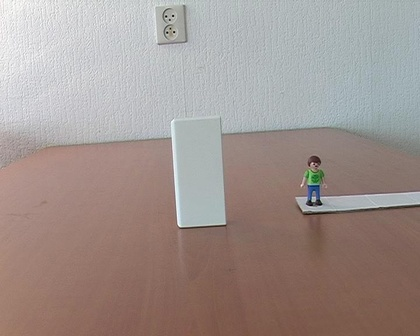
%> input picture Assignment3/person_toy/00000001.jpg, 420 x 336 px, shrunk from 720 x 576 before the run
$ octave TestHarris.m   (GNU Octave 9; MATLAB toolbox functions it lacks are replaced by stand-ins)
%> lines starting %> are read from the running program, lines starting %| are printed output that depends on the picture; in (x1, y1, x2, y2) boxes, pixels count from 0 and x2, y2 are one past the last pixel; in counts of white or black regions, pixels touching at a corner belong together; the program's own positions count from 1
### Assignment3/Harris.m
function [ H, r, c ] = Harris(img, suppressPlots)
% HARRIS Corner Detector implementation
%
% INPUT
% img: image to detect edges
% suppressPlots: if true will not plot
%
% OUTPUT
% H - binary corner matrix (1 if corner 0 otherwise)
% r - corner row vector (contains the x-coordinate of all the corners)
% c - corner column vector (contains the y-coordinate of all the corners)

  if size(img, 3) ~= 3,
    grayImg = img;
  else
    grayImg = double(rgb2gray(img));
  end
  img_size = size(img);
  k = .04;
  threshold = 5.5;
  n = 9; % window size

  sigma = 2;

  % compute Gaussian & Gaussian derivative
  G  = gaussian(sigma);
  Gd = gaussianDer(G, sigma);

  % compute derivatives of image
  % I_x: the derivative over the x direction
  % I_y: the derivative over the y direction
  I_x = conv2(G, Gd, grayImg);
  I_x = I_x(sigma:img_size(1) + sigma, sigma:img_size(2) + sigma);
  I_y = conv2(Gd, G, grayImg);
  I_y = I_y(sigma:img_size(1) + sigma, sigma:img_size(2) + sigma);

  % Q matrix
  % A can be obtained by squaring Ix then convolving it with a Gaussian
  A = conv2(I_x .^ 2,   G, 'same');
  B = conv2(I_x .* I_y, G, 'same');
  C = conv2(I_y .^ 2,   G, 'same');

  % compute Q matrix components > compute H
  det_Q = (A .* C) - (B .^ 2);
  trace_Q = (A .* C);
  H = det_Q - k * trace_Q .^ 2;

  % make use of threshold
  H = findCorners(H, n, threshold);

  % Populate r & c
  H_size = size( H );
  h_out = img;
  index = 1;

  for x = 1:H_size(1),
    for y = 1:H_size(2),

      if H(x, y) == 1, % edge case
        r(index) = x;
        c(index) = y;

        h_out(x, y) = 1; % add highlight
        index = index + 1;
      end

    end
  end

  % Plot
  if ~suppressPlots,
    figure; imshow(I_x); title('Partial derivative of I(x, y) w.r.t x');
    figure; imshow(I_y); title('Partial derivative of I(x, y) w.r.t y');
    figure; imshow(h_out);
    title('Original image with corner points plotted on it');
  end
end

### Assignment3/gaussian.m
% Part 1.1
function G = gaussian(sigma)
  filterSize = 2 * sigma + 1;

  G = zeros(1, filterSize);
  filterRange = -sigma:sigma;

  index = 1;
  for x = filterRange,
    G(index) = ( 1/( sigma*sqrt( 2*pi ) ) * exp ( -(x^2) / ( 2 * sigma^2 )));
    index = index + 1;
  end
end

### Assignment3/gaussianDer.m
% function Gd = gaussianDer(G,sigma)
% Computes the derivative of a given gaussian
%
% INPUT
% G: Gaussian function
% sigma: sigma of the gaussian G
%
% OUTPUT
% Gd:   Gaussian derivative
function Gd = gaussianDer(G, sigma)
  Gd = zeros(1, 2*sigma + 1);

  index = 1;
  for x = -sigma:sigma,
    Gd(index) = G(index) * (-x / sigma^2);
    index = index + 1;
  end
end

### Assignment3/findCorners.m
function H = findCorners( h, N, threshold )
% FINDCORNERS Will check use NxN windows to determine if the given pixel is
% an edge.
  h_size = size(h);
  H = zeros(h_size);

  n = floor(N/2);

%   H = (h > threshold);
  for x = 1:h_size(1),
    for y = 1:h_size(2),
      if h(x, y) > threshold,
        H(x, y) = h(x, y);
      else
        H(x, y) = 0;
      end
    end
  end
  H = imregionalmax(H);
end

### Assignment3/TestHarris.m


img1 = imread('person_toy/00000001.jpg');
%> img1 is the input picture: size 336x420x3 uint8; mean R, G, B 160.2, 147.3, 142.8
[ H, r, c ] = Harris(img1, 0);
%> in Harris, `grayImg = double(rgb2gray(img));`:
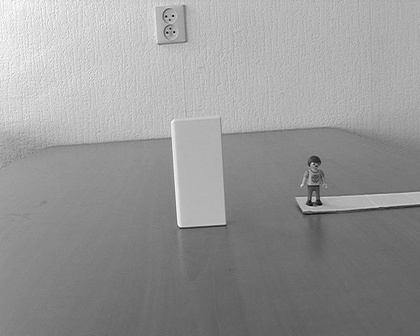
%> grayImg: size 336x420 double; min 1, max 255, mean 150.6
%> in Harris, `I_x = conv2(G, Gd, grayImg);`:
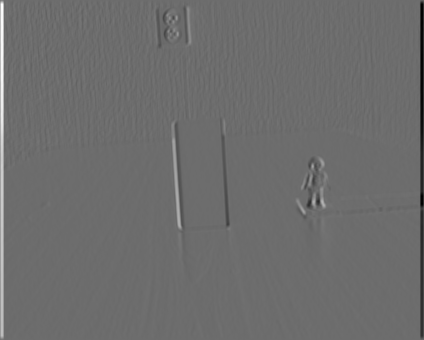
%> I_x: size 340x424 double; min -15.13, max 20.21, mean 0; drawn with min black and max white
%> in Harris, `I_y = I_y(sigma:img_size(1) + sigma, sigma:img_size(2) + sigma);`:
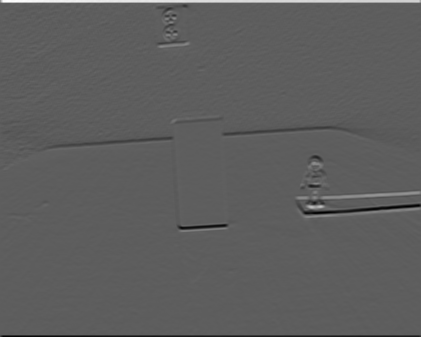
%> I_y: size 337x421 double; min -11.75, max 20.09, mean 0; drawn with min black and max white
%> in Harris, `C = conv2(I_y .^ 2,   G, 'same');`:
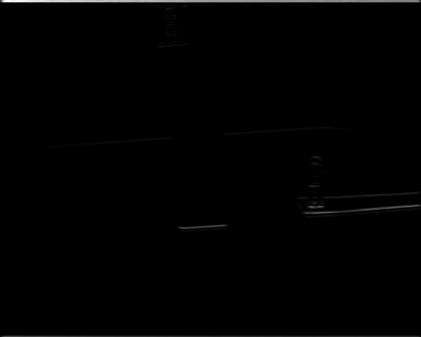
%> C: size 337x421 double; min 3.09e-06, max 317.1, mean 2.1; drawn with min black and max white
%> in findCorners, `H = imregionalmax(H);`:
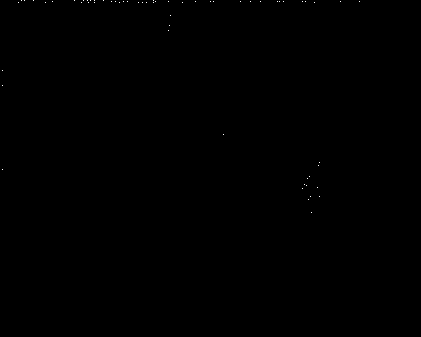
%> H: size 337x421 logical; 0.04% white in thin lines or dots, all inside (x1, y1, x2, y2) = (2, 0, 360, 213)
%> after the loop in Harris, `for x = 1:H_size(1),`: h_out: size 336x420x3 uint8; 0.04% of pixels changed, all inside (x1, y1, x2, y2) = (2, 0, 360, 213)
%> after the loop in Harris, `for x = 1:H_size(1),`: c = 61 values, max 360 at index 30, min 3 at index 46, mean 183.2; index = 62; r = 61 values from 1 to 213
%> in Harris, `imshow(I_x)`:
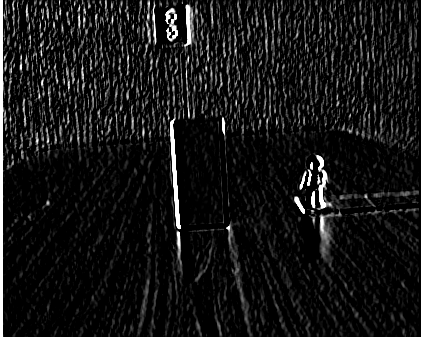
%> displayed picture: size 337x421, on the screen's scale of 0 to 255; min 0, max 255, mean 21
%> in Harris, `imshow(I_y)`:
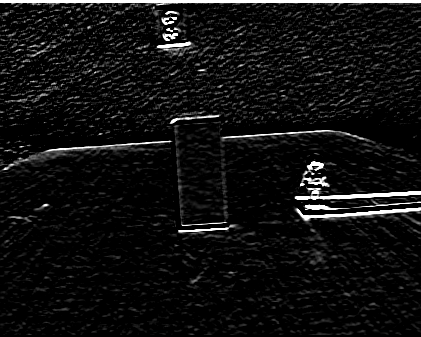
%> displayed picture: size 337x421, on the screen's scale of 0 to 255; min 0, max 255, mean 16.3
%> r = 61 values from 1 to 213

% [5 lines of commented-out code are left out]

$ run again, with Assignment3/synth1.pgm saved as Assignment3/person_toy/00000001.jpg
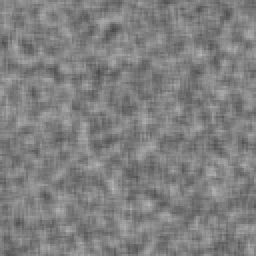
%> input picture Assignment3/synth1.pgm, 128 x 128 px (shown 2 times larger)
%> img1 is the input picture: size 128x128 uint8; min 75, max 183, mean 127.6
%> in Harris, `C = conv2(I_y .^ 2,   G, 'same');`:
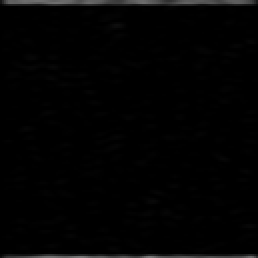
%> C: size 129x129 double (shown 2 times larger); min 0.000495, max 119.5, mean 3.2
%> after the loop in Harris, `for x = 1:H_size(1),`: c = 29 values, max 127 at index 15, min 3 at index 20, mean 63.41; index = 30; r = 29 values from 1 to 129
%> in Harris, `imshow(I_y)`:
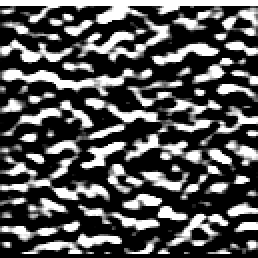
%> displayed picture: size 129x129, on the screen's scale of 0 to 255 (shown 2 times larger); min 0, max 255, mean 85.2
